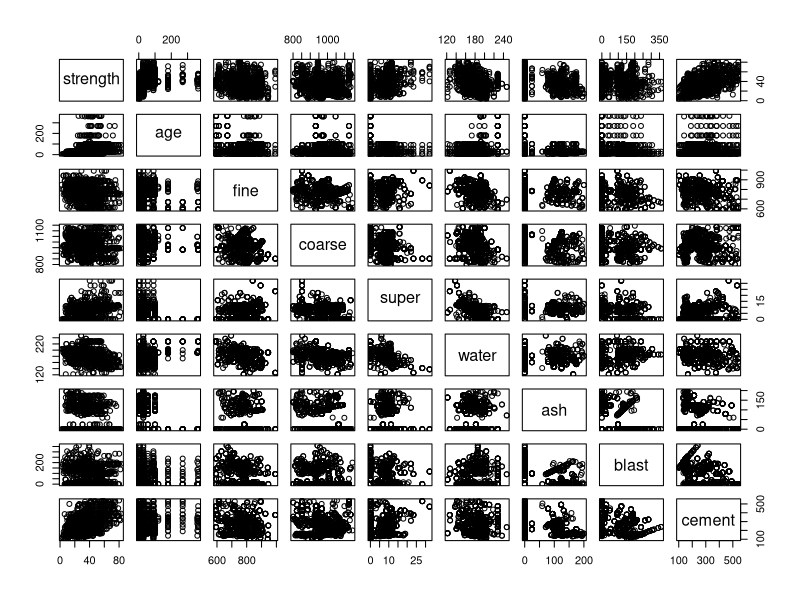
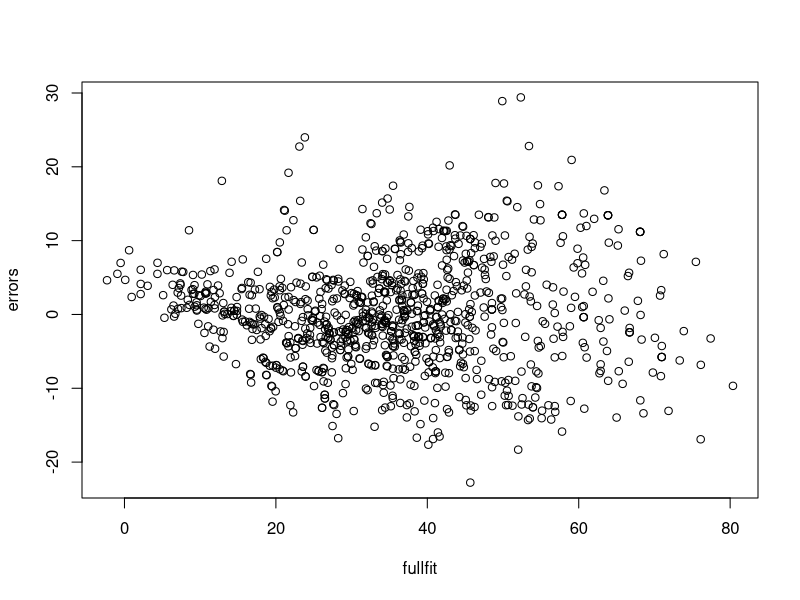
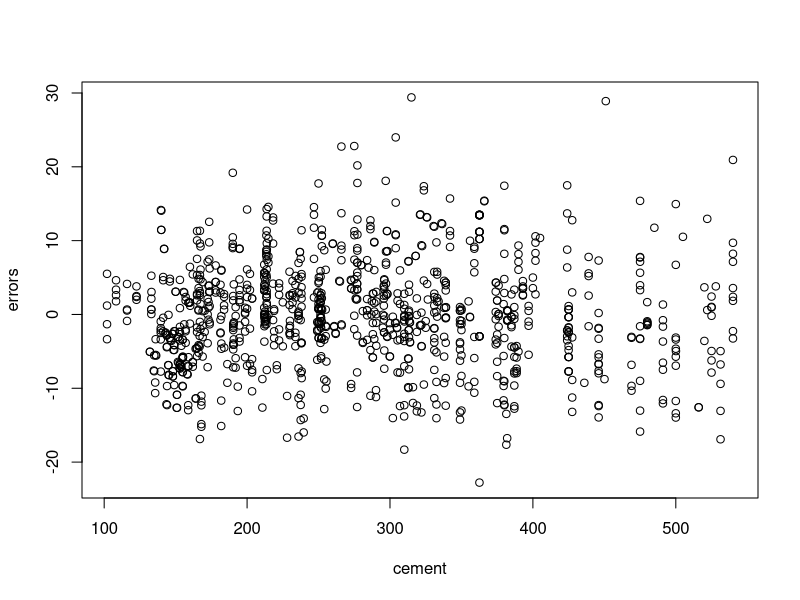
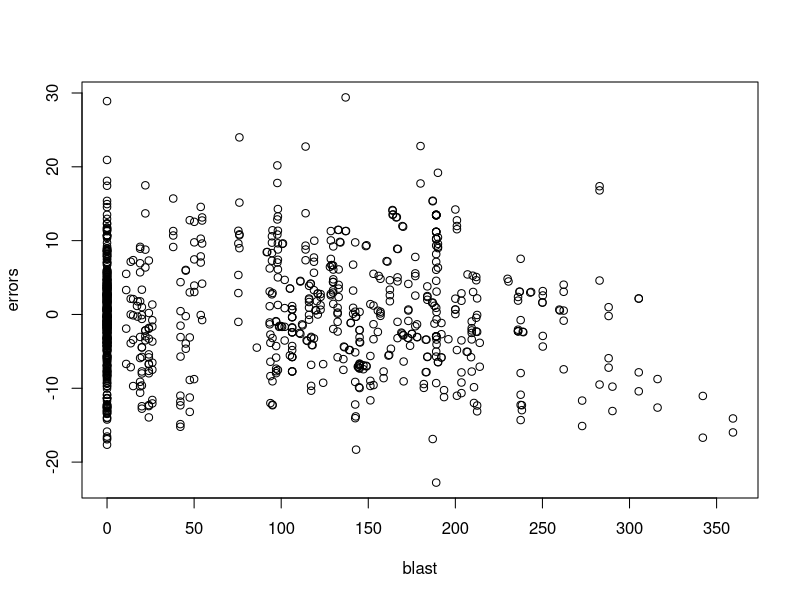
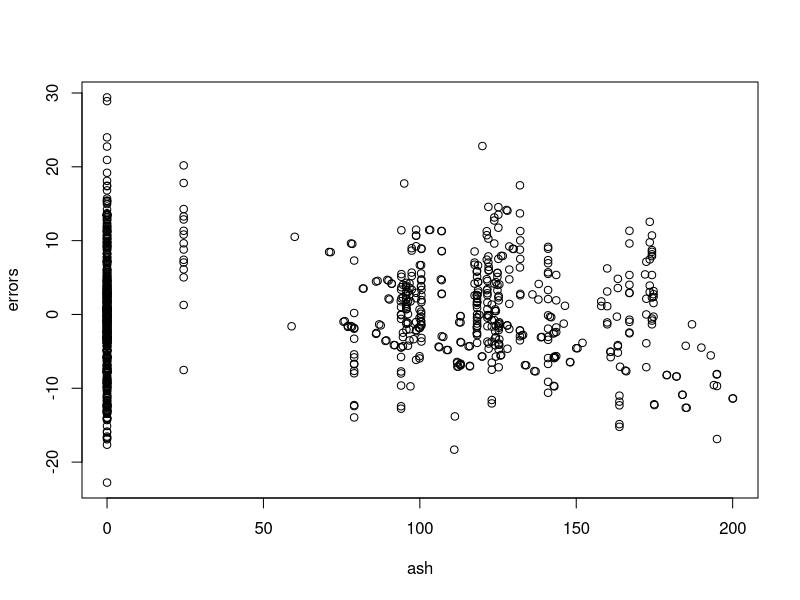
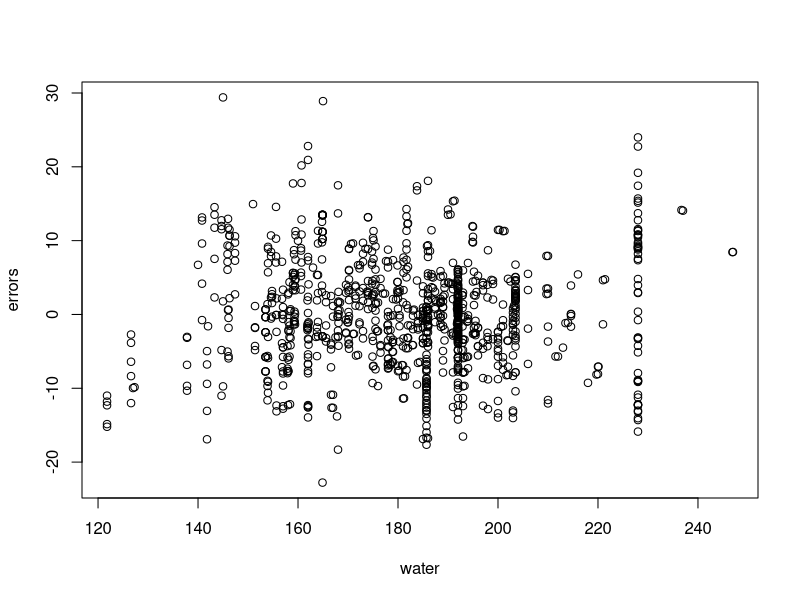
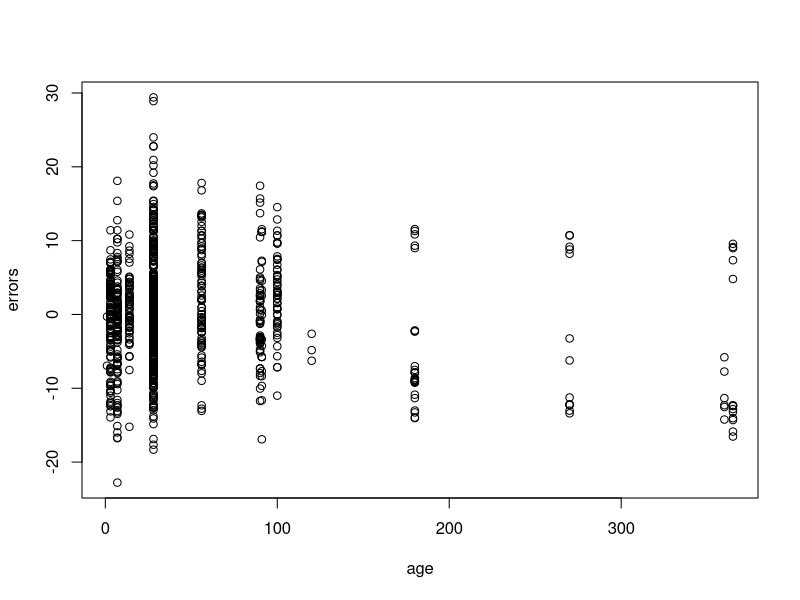
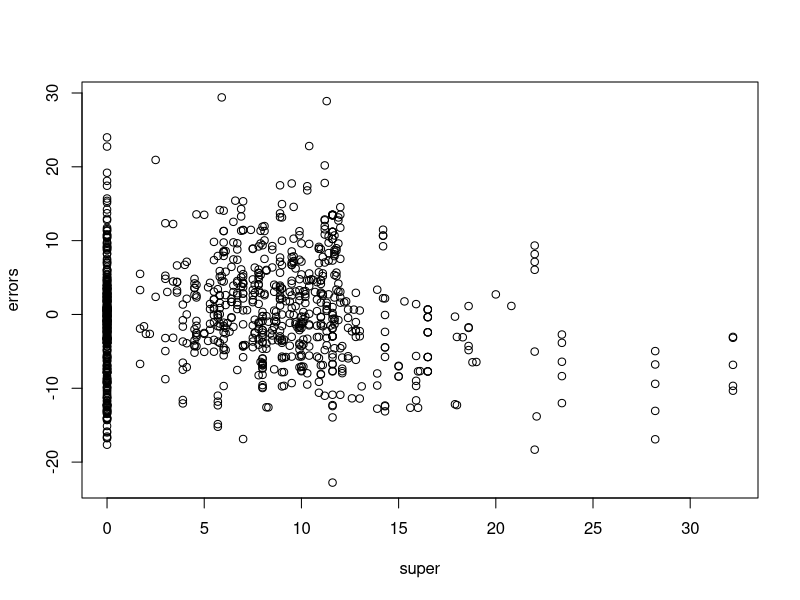

Here is the R script that generated these plots, in order:
## ---- chunk 1
library(leaps)
library(MASS)

data=read.table("Concrete_Data.txt", sep="\t", header=TRUE)
names(data)<-c("Cement", "Blast Furnace", "Ash", "Water", "SuperPlasticizer", "CoarseAgg",
               "FineAgg", "Age", "Strength")

cement=data$Cement
blast=data$`Blast Furnace`
ash=data$Ash
water=data$Water
super=data$SuperPlasticizer
coarse=data$CoarseAgg
fine=data$FineAgg
age=data$Age
strength=data$Strength
pairs(~strength + age + fine + coarse + super + water + ash + blast + cement) #might not need this
cor(data) #no issues with multicolinearity
## ---- chunk 2
cor(data) #no issues with multicolinearity
## ---- chunk 3
#might want to consider using stepwise with different criterion and see if we get the same model? F-test/BIC?
stepmod=lm(strength ~ log(age) + fine + coarse + super + water + ash + blast + cement)
fullfit=fitted(stepmod)
shapiro.test(stepmod$residuals) #errors not normally distributed, really low p value....
errors=strength-fitted(stepmod)
plot(fullfit, errors)
plot(cement, errors)
plot(blast, errors)
plot(ash, errors)
plot(water, errors)
plot(age, errors)
plot(super, errors)
plot(coarse, errors)
plot(fine, errors)
## ---- chunk 4
#Stepwise Regression
basemod=lm(strength~1)
stepmod=lm(strength ~ age + fine + coarse + super + water + ash + blast + cement)
step(basemod, scope = list(lower=basemod, upper=stepmod))

stepwise=lm(strength ~ cement + super + age + blast + water + 
              ash)

fittedstep=fitted(stepwise)
errors=strength-fittedstep
## ---- chunk 5
summary(stepwise)
## ---- chunk 6
# Check residuals vs predictor for any transformations that need to be made to meet LINE conditions

plot(stepwise)

plot(fittedstep, errors, xlab="Fitted", ylab="Residuals")
plot(cement, errors)
plot(blast, errors)
plot(ash, errors)
plot(water, errors)
plot(age, errors)
plot(super, errors)

# Check for normality
qqnorm(errors)
qqline(errors)

shapiro.test(errors)
## ---- chunk 7
stepwise=lm(strength ~ cement + super + log(age) + blast + water + 
              ash)

fittedstep=fitted(stepwise)
errors=strength-fittedstep
plot(fittedstep, errors, xlab="fitted", ylab="residuals")
plot(cement, errors)
plot(blast, errors)
plot(ash, errors)
plot(water, errors)
plot(age, errors)
plot(super, errors)

qqnorm(errors)
qqline(errors)

shapiro.test(errors)
## ---- chunk 8
# Find the externally studentized residuals outliers with absolute value greater than 3
r_ext=sort(rstudent(stepwise))
n<-length(strength)
r_ext[n]

# Delete points individually, rerun regression and check for influential y values
data<-data[-382,]
rownames(data) <- 1:nrow(data)

# Search for the next highest point and delete it
r_ext=sort(rstudent(stepwise))
n<-length(strength)
r_ext[n]

data<-data[-383,]
rownames(data) <- 1:nrow(data)

cement=data$Cement
blast=data$`Blast Furnace`
ash=data$Ash
water=data$Water
super=data$SuperPlasticizer
coarse=data$CoarseAgg
fine=data$FineAgg
age=data$Age
strength=data$Strength

stepwise=lm(strength ~ cement + super + log(age) + blast + water + 
              ash)

fittedstep=fitted(stepwise)
errors=strength-fittedstep

qqnorm(errors)
qqline(errors)

shapiro.test(errors)
## ---- chunk 9
# Our Possible interaction terms
combined1=super^2
combined2=super*log(age)
combined3=super*water

# F-tests to see which terms to add
add1(stepwise, ~.+combined1+combined2+combined3, test="F")

# From the general linear F Test we add super^2 and apply again
stepwise=lm(strength ~ cement + super + log(age) + blast + water + 
              ash+ I(super^2))

add1(stepwise, ~.+combined1+combined2+combined3, test="F")

# From the general linear F test we add cement*age and apply again
stepwise=lm(strength ~ cement + super + log(age) + blast + water + 
              ash+ I(super^2) + super*log(age))

add1(stepwise, ~.+combined1+combined2+combined3, test="F")

# From the general linear F test we add super*water
stepwise=lm(strength ~ cement + super + log(age) + blast + water + 
              ash+ I(super^2) + super*log(age) + super*water)
